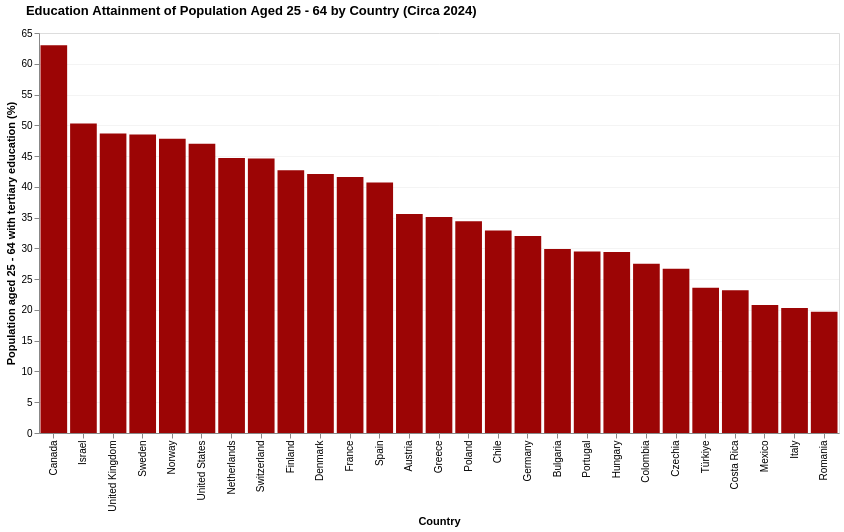

Write notebook code for a chart like this one.
### Code cell
chart = create_country_bar_chart(attainment_national_data, title_text="Education Attainment of Population Aged 25 - 64 by Country (Circa 2024)", axis_title="Population aged 25 - 64 with tertiary education (%)", color_t=PRESETS["education"]["color"])
chart.save("C:\\Users\\lopez\\github\\capp30239\\static_visualization_project\\graphs\\bar_education_attainment_by_country.png")
chart

### Figure 1 — Vega-Lite specification as saved in the notebook (floating-point values rounded to 4 significant figures)
{"config": {"view": {"continuousWidth": 300, "continuousHeight": 300}}, "data": {"name": "data-0ad50aedcffa03388d62302bb83d5b9b"}, "mark": {"type": "bar", "color": "#9C0505"}, "encoding": {"tooltip": [{"field": "Reference area", "type": "nominal"}, {"field": "OBS_VALUE", "type": "quantitative"}], "x": {"field": "Reference area", "sort": "-y", "title": "Country", "type": "nominal"}, "y": {"axis": {"grid": true, "gridColor": "#dbdbdb", "gridOpacity": 0.3}, "field": "OBS_VALUE", "title": "Population aged 25 - 64 with tertiary education (%)", "type": "quantitative"}}, "height": 400, "resolve": {"legend": {"color": "independent", "shape": "independent"}}, "title": {"text": "Education Attainment of Population Aged 25 - 64 by Country (Circa 2024)", "anchor": "start", "dx": 20, "offset": 10}, "width": 800, "$schema": "https://vega.github.io/schema/vega-lite/v5.20.1.json", "datasets": {"data-0ad50aedcffa03388d62302bb83d5b9b": [{"Reference area": "Canada", "OBS_VALUE": 63.0, "Type": "National Average"}, {"Reference area": "Israel", "OBS_VALUE": 50.3, "Type": "National Average"}, {"Reference area": "United Kingdom", "OBS_VALUE": 48.67, "Type": "National Average"}, {"Reference area": "Sweden", "OBS_VALUE": 48.5, "Type": "National Average"}, {"Reference area": "Norway", "OBS_VALUE": 47.8, "Type": "National Average"}, {"Reference area": "United States", "OBS_VALUE": 47.01, "Type": "National Average"}, {"Reference area": "Netherlands", "OBS_VALUE": 44.7, "Type": "National Average"}, {"Reference area": "Switzerland", "OBS_VALUE": 44.6, "Type": "National Average"}, {"Reference area": "Finland", "OBS_VALUE": 42.7, "Type": "National Average"}, {"Reference area": "Denmark", "OBS_VALUE": 42.1, "Type": "National Average"}, {"Reference area": "France", "OBS_VALUE": 41.6, "Type": "National Average"}, {"Reference area": "Spain", "OBS_VALUE": 40.7, "Type": "National Average"}, {"Reference area": "Austria", "OBS_VALUE": 35.6, "Type": "National Average"}, {"Reference area": "Greece", "OBS_VALUE": 35.1, "Type": "National Average"}, {"Reference area": "Poland", "OBS_VALUE": 34.4, "Type": "National Average"}, {"Reference area": "Chile", "OBS_VALUE": 32.9, "Type": "National Average"}, {"Reference area": "Germany", "OBS_VALUE": 32.0, "Type": "National Average"}, {"Reference area": "Bulgaria", "OBS_VALUE": 29.9, "Type": "National Average"}, {"Reference area": "Portugal", "OBS_VALUE": 29.5, "Type": "National Average"}, {"Reference area": "Hungary", "OBS_VALUE": 29.4, "Type": "National Average"}, {"Reference area": "Colombia", "OBS_VALUE": 27.5, "Type": "National Average"}, {"Reference area": "Czechia", "OBS_VALUE": 26.7, "Type": "National Average"}, {"Reference area": "Türkiye", "OBS_VALUE": 23.6, "Type": "National Average"}, {"Reference area": "Costa Rica", "OBS_VALUE": 23.2, "Type": "National Average"}, {"Reference area": "Mexico", "OBS_VALUE": 20.8, "Type": "National Average"}, {"Reference area": "Italy", "OBS_VALUE": 20.3, "Type": "National Average"}, {"Reference area": "Romania", "OBS_VALUE": 19.7, "Type": "National Average"}]}}
